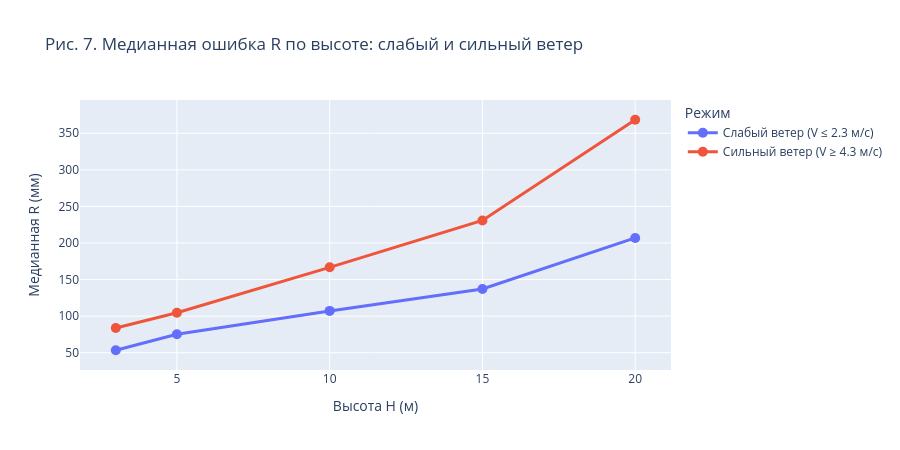

The notebook cell saved with this chart:
### Markdown cell above
### Влияние рельефа на высотах 15–20 м

Испытания проводились на территории карьера. На высотах до 10–15 м квадрокоптер находится внутри карьерной выемки, где рельеф частично экранирует ветровое воздействие. При подъёме на 15–20 м аппарат выходит над бровкой карьера и попадает в открытый ветровой поток.

Ожидаемый эффект: на высотах 15–20 м к геометрическому рычагу $H \cdot \delta\varphi$ добавляется ветровая составляющая, ранее ослабленная рельефом. Это должно проявляться в **ускорении роста ошибки** и в **увеличении разницы** между измерениями при слабом и сильном ветре.

### Code cell
v_q25 = df["V"].quantile(0.25)
v_q75 = df["V"].quantile(0.75)

low_wind = df[df["V"] <= v_q25].groupby("H")["R"].median().reset_index()
low_wind.columns = ["H", "R_median"]
low_wind["Режим"] = f"Слабый ветер (V ≤ {v_q25:.1f} м/с)"

high_wind = df[df["V"] >= v_q75].groupby("H")["R"].median().reset_index()
high_wind.columns = ["H", "R_median"]
high_wind["Режим"] = f"Сильный ветер (V ≥ {v_q75:.1f} м/с)"

plateau_df = pd.concat([low_wind, high_wind])

fig = px.line(
    plateau_df, x="H", y="R_median", color="Режим",
    markers=True,
    title="Рис. 7. Медианная ошибка R по высоте: слабый и сильный ветер",
    labels={"H": "Высота H (м)", "R_median": "Медианная R (мм)"},
)
fig.update_traces(line=dict(width=3), marker=dict(size=10))
fig.update_layout(height=450)
ALL_FIGS.append(("fig_07_plateau_wind", fig))
fig.show()

### Figure 1 — Plotly figure (JSON) as saved in the notebook; plotly's stock layout.template omitted (floating-point values rounded to 4 significant figures)
{"data": [{"hovertemplate": "Режим=Слабый ветер (V ≤ 2.3 м/с)<br>Высота H (м)=%{x}<br>Медианная R (мм)=%{y}<extra></extra>", "legendgroup": "Слабый ветер (V ≤ 2.3 м/с)", "line": {"color": "#636efa", "dash": "solid", "width": 3}, "marker": {"size": 10, "symbol": "circle"}, "mode": "lines+markers", "name": "Слабый ветер (V ≤ 2.3 м/с)", "orientation": "v", "showlegend": true, "type": "scatter", "x": [3, 5, 10, 15, 20], "xaxis": "x", "y": [53.38, 75.21, 107.2, 137.2, 206.9], "yaxis": "y"}, {"hovertemplate": "Режим=Сильный ветер (V ≥ 4.3 м/с)<br>Высота H (м)=%{x}<br>Медианная R (мм)=%{y}<extra></extra>", "legendgroup": "Сильный ветер (V ≥ 4.3 м/с)", "line": {"color": "#EF553B", "dash": "solid", "width": 3}, "marker": {"size": 10, "symbol": "circle"}, "mode": "lines+markers", "name": "Сильный ветер (V ≥ 4.3 м/с)", "orientation": "v", "showlegend": true, "type": "scatter", "x": [3, 5, 10, 15, 20], "xaxis": "x", "y": [83.87, 104.7, 166.7, 230.8, 368.5], "yaxis": "y"}], "layout": {"height": 450, "legend": {"title": {"text": "Режим"}, "tracegroupgap": 0}, "title": {"text": "Рис. 7. Медианная ошибка R по высоте: слабый и сильный ветер"}, "xaxis": {"anchor": "y", "domain": [0, 1], "title": {"text": "Высота H (м)"}}, "yaxis": {"anchor": "x", "domain": [0, 1], "title": {"text": "Медианная R (мм)"}}}}
